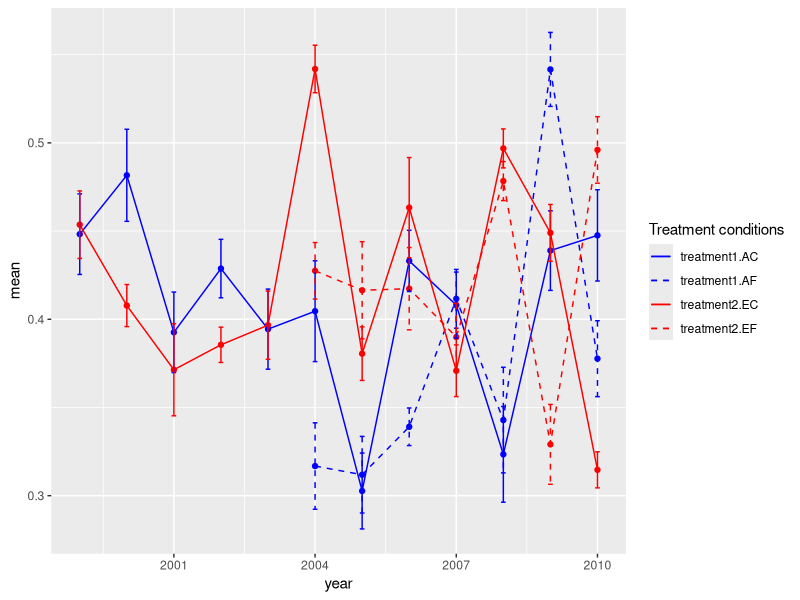
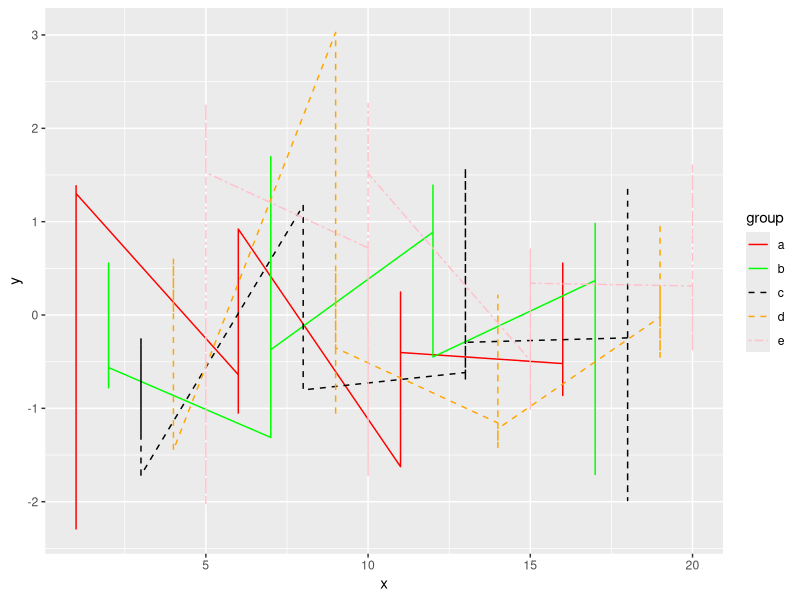

The R script that drew these images, in order:
library(ggplot2)

set.seed(111)

mydf <- data.frame(year = rep(1999:2010, time = 4),
                   treatment.type = rep(c("AC", "AF", "EC", "EF"), each = 12),
                   treatment = rep(c("treatment1", "treatment2"), each = 24),
                   mean = c(runif(min = 0.3, max = 0.55, 12),
                            rep(NA, 5), runif(min = 0.3, max = 0.55, 7),
                            runif(min = 0.3, max = 0.55, 12),
                            rep(NA, 5), runif(min = 0.3, max = 0.55, 7)),
                   se = c(runif(min = 0.01, max = 0.03, 12),
                          rep(NA, 5), runif(min = 0.01, max = 0.03, 7),
                          runif(min = 0.01, max = 0.03, 12),
                          rep(NA, 5), runif(min = 0.01, max = 0.03, 7)),
                   stringsAsFactors = FALSE)


ggplot(data = mydf, aes(x = year, y = mean,
                        color = interaction(treatment, treatment.type),
                        linetype = interaction(treatment, treatment.type))) +
  geom_point(show.legend = FALSE) +
  geom_line() +
  geom_errorbar(aes(ymin = mean-se, ymax = mean+se),width = 0.1, size = 0.5) +
  scale_color_manual(name = "Treatment conditions", values = rep(c("blue", "blue", "red", "red"), times = 2)) +
  scale_linetype_manual(name = "Treatment conditions", values = rep(c(1,2), times = 4))

set.seed(965743)                 # Create example data
data <- data.frame(x = 1:20,
                   y = rnorm(100),
                   group = letters[1:5])

ggp <- ggplot(data, aes(x, y,    # Line plot created with ggplot2
                        color = group,
                        linetype = group)) +
  geom_line()

ggp +
  scale_linetype_manual("group", values = c(rep("solid", 2), rep("dashed", 2), "twodash")) +
  scale_color_manual("group", values = c("red", "green", "black", "orange", "pink"))


